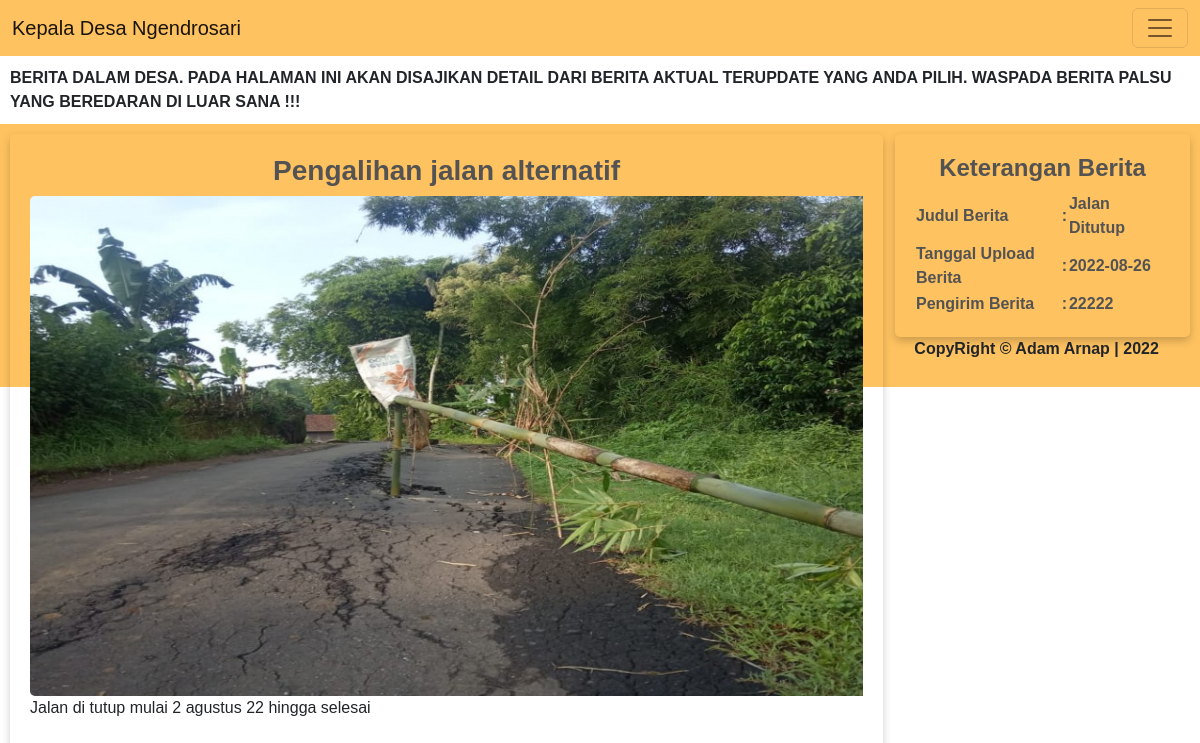
Page /view/Kades/Berita_Detail.php?no_berita=18 (signed in) on the committed database.
### tables this page shows
CREATE TABLE `berita` (
  `no_berita` int(11) NOT NULL,
  `judul_berita` varchar(25) NOT NULL,
  `headnews` text NOT NULL,
  `isi_berita` text NOT NULL,
  `tanggal_kirim` date NOT NULL,
  `pengirim` varchar(25) NOT NULL,
  `gambar` varchar(100) NOT NULL
);

### view/Kades/Berita_Detail.php (the view, shortened to what this page needs)
<!doctype html>
<html lang="en">
  <head>
    <link href="https://cdn.jsdelivr.net/npm/bootstrap@5.2.0/dist/css/bootstrap.min.css" rel="stylesheet">
    <link rel="stylesheet" type="text/css" href="../../assets/styles/style.css">
    <link rel="stylesheet" type="text/css" href="../../assets/styles/berita.css">
</head>
  <body>
    <?php
    include '../Template/Navbar_Kades.php';
    ?>
        <main>
            <?php
              include '../../Koneksi.php';
              $berita = mysqli_query($koneksi,"select * from berita");
              while ($news = mysqli_fetch_array($berita)) {
            ?>
                <marquee><b>BERITA DALAM DESA. PADA HALAMAN INI AKAN DISAJIKAN DETAIL DARI BERITA AKTUAL TERUPDATE YANG ANDA PILIH. WASPADA BERITA PALSU YANG BEREDARAN DI LUAR SANA !!!</b></marquee>
                <div class="content card-element-left" style="font-family: 'Times New Roman', Times, serif;
">
                    <h3><b><?php echo $news['headnews'] ?></b></h3>
                    <div id="carouselExampleCaptions" class="carousel slide" data-bs-ride="false">
                    <div class="carousel-inner">
                    <?="<img src='../../assets/image/berita".$news['gambar']."'style='width:940px; height:500px; border-radius: 5px;'>"?></img>                    </div>
                    </div>
                        <p><?php echo $news['isi_berita'] ?></p>
                    </div>
                <div class="aside card-element-right">
                    <h4><b>Keterangan Berita<b></h4>
                    <table style="text-align: left;">
                        <tr>
                            <td>Judul Berita</td>
                            <td> : </td>
                            <td><?php echo $news['judul_berita'] ?></td>
                        </tr>
                        <tr>
                            <td>Tanggal Upload Berita</td>
                            <td> : </td>
                            <td><?php echo $news['tanggal_kirim'] ?></td>
                        </tr>
                        <tr>
                            <td>Pengirim Berita</td>
                            <td> : </td>
                            <td><?php echo $news['pengirim'] ?></td>
                        </tr>
                    </table>
                </div>
            <?php } ?>
        </main>
    <?php
    include '../Template/Footer.php';
    ?>
</body>
</html

### assets/styles/style.css (style rules this page uses)
* { font-family: sans-serif; }
main { padding: 10px; }
.content { float: left; width: 74%; padding-right: 20px; }
.aside { float: right; width: 25%; }

### assets/styles/berita.css (style rules this page uses)
* { font-family: sans-serif; }
main { padding: 10px; }
main h3 { color: #535353; text-align: center; }
table { margin-right: 10px; text-align: center; }
.content { float: left; width: 74%; }
.aside { color: #535353; float: right; width: 25%; }
.aside h4 { text-align: center; }
.card-element-left { box-shadow: 0 4px 8px 0 rgba(0, 0, 0, 0.2); border-radius: 5px; padding: 20px; margin-top: 20px; }
.card-element-right { box-shadow: 0 4px 8px 0 rgba(0, 0, 0, 0.2); border-radius: 5px; padding: 20px; margin-top: 20px; }

### rows in the picture
berita: headnews "Pengalihan jalan alternatif", gambar (picture), isi_berita "Jalan di tutup mulai 2 agustus 22 hingga selesai", judul_berita "Jalan Ditutup", tanggal_kirim "2022-08-26", pengirim "22222"
